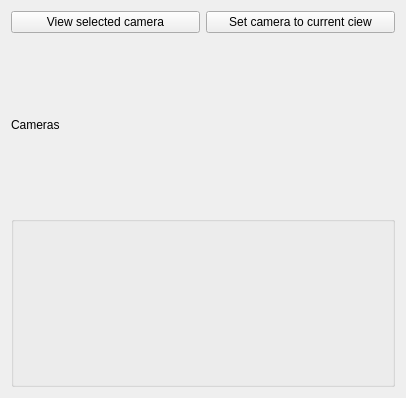
<?xml version="1.0" encoding="UTF-8"?>
<ui version="4.0">
 <class>Form</class>
 <widget class="QWidget" name="Form">
  <property name="geometry">
   <rect>
    <x>0</x>
    <y>0</y>
    <width>406</width>
    <height>398</height>
   </rect>
  </property>
  <property name="windowTitle">
   <string>Form</string>
  </property>
  <layout class="QVBoxLayout" name="verticalLayout">
   <item>
    <layout class="QHBoxLayout" name="horizontalLayout">
     <item>
      <widget class="KPushButton" name="m_viewPushbutton">
       <property name="text">
        <string>View selected camera</string>
       </property>
      </widget>
     </item>
     <item>
      <widget class="KPushButton" name="m_setPushButton">
       <property name="text">
        <string>Set camera to current ciew</string>
       </property>
      </widget>
     </item>
    </layout>
   </item>
   <item>
    <widget class="QLabel" name="m_label">
     <property name="text">
      <string>Cameras</string>
     </property>
    </widget>
   </item>
   <item>
    <widget class="KEditListBox" name="m_editListBox"/>
   </item>
  </layout>
 </widget>
 <customwidgets>
  <customwidget>
   <class>KEditListBox</class>
   <extends>QGroupBox</extends>
   <header>keditlistbox.h</header>
  </customwidget>
  <customwidget>
   <class>KPushButton</class>
   <extends>QPushButton</extends>
   <header>kpushbutton.h</header>
  </customwidget>
 </customwidgets>
 <resources/>
 <connections/>
</ui>
